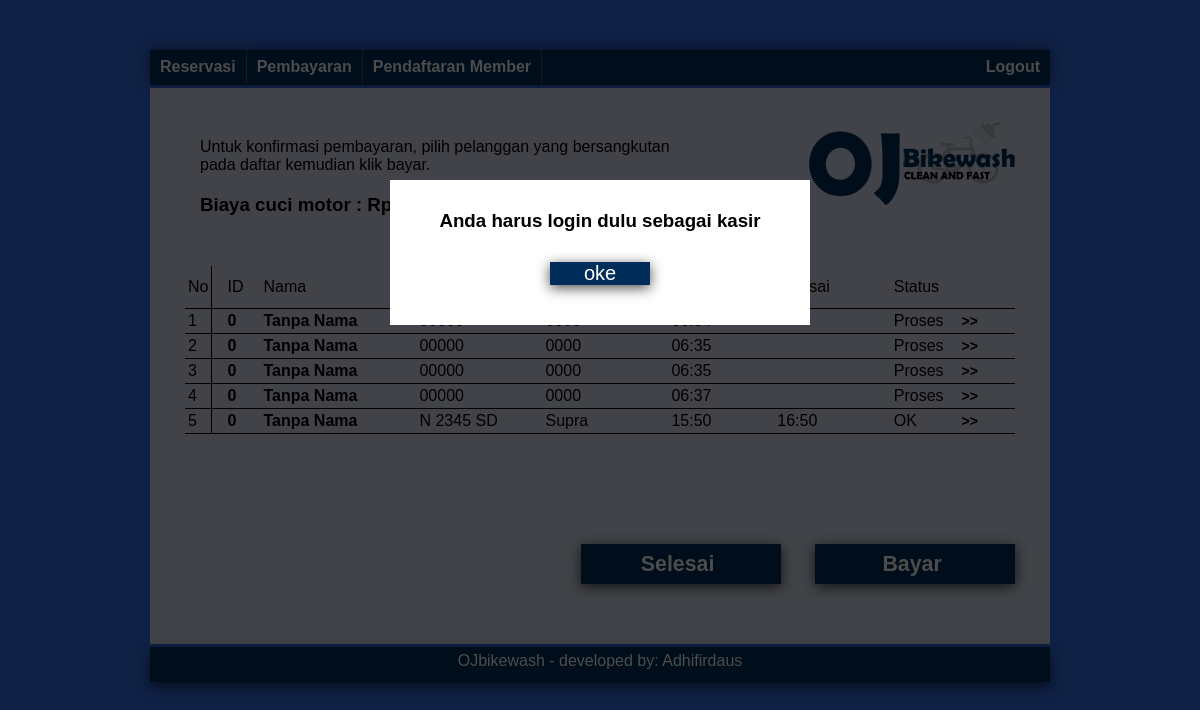
/Pembayaran.php, run on the app's committed database.
### tables this page shows
CREATE TABLE IF NOT EXISTS `daftar_cuci` (
  `id` int(11) NOT NULL AUTO_INCREMENT,
  `id_pelanggan` int(11) NOT NULL,
  `masuk` datetime NOT NULL,
  `lamaAntri` time DEFAULT NULL,
  `lamaCuci` time DEFAULT NULL,
  `estimasiSelesai` time DEFAULT NULL,
  `selesai` datetime DEFAULT NULL,
  `status` varchar(10) NOT NULL,
  `tnkb` varchar(10) NOT NULL,
  `tipe_kendaraan` varchar(20) NOT NULL,
  `hadiah` varchar(20) NOT NULL,
  `jenis_hadiah` varchar(20) NOT NULL,
  `diskon` int(20) DEFAULT NULL,
  `bayar` int(11) DEFAULT NULL,
  `kembalian` int(11) DEFAULT NULL,
  `kasir` varchar(30) DEFAULT NULL,
  PRIMARY KEY (`id`)
);

CREATE TABLE IF NOT EXISTS `pelanggan` (
  `id` int(11) NOT NULL AUTO_INCREMENT,
  `nama` varchar(11) NOT NULL,
  `alamat` varchar(11) NOT NULL,
  `no_telp` bigint(12) NOT NULL,
  `jumlah_kunjungan` int(11) NOT NULL,
  PRIMARY KEY (`id`),
  UNIQUE KEY `id` (`id`)
);

### Pembayaran.php (the view, shortened to what this page needs)
<!doctype html>
<?php
function login(){
	echo"
			<div id='popup' style='visibility:visible;'>
				<div class='window'>
				<h3>Anda harus login dulu sebagai kasir</h3>
				<a href='index.php' ><input type='submit' style='position:initial;float:none;' value='oke'></a>
				</div>
			</div>
			";
	};
if(isset($_SESSION['session_user'])){
	$user = $_SESSION['session_user'];
	$cekUser = mysql_fetch_array(mysql_query("SELECT id FROM datakasir WHERE nama = '$user'"));
	if($cekUser != NULL){
	}else if($_SESSION['session_user'] == "kasir"){
	}else{
	login();
	}
}else{
login();
}
?>
<html>
	<head>
		<link rel="stylesheet" href="pembayaran.css" type="text/css"/>
	</head>
	<body>
			<div id="menu">
				<a href="reservasi.php"><li>Reservasi</li></a>
				<a href="pembayaran.php"><li>Pembayaran</li></a>
				<a href="pendaftaran.php"><li>Pendaftaran Member</li></a>
				<a href="logout.php" id="logout" ><li>Logout</li></a>
			</div>
		<div id="halaman">
				<div id="logo">
				</div>
				<div id="notifikasi">
				<p>Untuk konfirmasi pembayaran, pilih pelanggan yang bersangkutan<br> pada daftar kemudian klik bayar.</p>
				<div id="biaya_cuci">
					<h3>Biaya cuci motor : Rp.6000,-</h3>
					</div>
				</div>
			<div id="daftar-cuci">
					<table cellpadding=5 cellspacing=0 width=830>
					<tr>
					<td width=20 style="border-right:1px solid black;">No</td>
					<td width=30 style="padding-left:15px;">ID</td>
					<td width=150>Nama</td>
					<td width=120>Nomor Kendaraan</td>
					<td width=120>Tipe Kendaraan</td>
					<td>Masuk</td>
					<td>Selesai</td>
					<td width=20>Status</td>
					<td ></td>
					</tr>
					<?php
					$daftar_cuci = mysql_query ("SELECT *
												FROM daftar_cuci
												JOIN pelanggan
												ON pelanggan.id = daftar_cuci.id_pelanggan
												ORDER BY masuk
												");
						$td_daftar = $daftar_cuci;
							if ($td_daftar !=0){
									$no = 1;
									while ($tabel = mysql_fetch_array($daftar_cuci) ){
									$status = $tabel['status'];
									if ( $status == 'Selesai') {
									$warna="#51B11B";} else {$warna = "";};;
									$jam_masuk = substr(($tabel['masuk']),10, -3);
									$jam_selesai = substr(($tabel['selesai']),10, -3);
									?>
								<form method="POST" name="daftarcucian">
									<tr class="daftar" style="background-color:<?php echo $warna; ?>;">
									<td style="border-right:1px solid black;"><?php echo $no; ?></td>
									<td style="font-weight:bold; padding-left:15px;"><?php echo $tabel['id_pelanggan'];?></td>
									<td style="font-weight:bold;"><?php echo $tabel['nama'];?></td>
									<td><?php echo $tabel['tnkb'];?></td>
									<td><?php echo $tabel['tipe_kendaraan'];?></td>
									<td><?php echo $jam_masuk;?></td>
									<td><?php echo $jam_selesai;?></td>
									<td><?php echo $tabel['status'];?></td>
									<td style="padding-left:15px;">
									<label for='<?php echo $no;?>'>>></label>
									</td>
								<?php
								$no++;};
							} else {
							echo "";
							};
							?>
						</tr>
					</table>
			</div>
			<div id="form">
					<div id="tombol-simpan">
						<input type="submit" name="btn_selesai" value="Selesai " />
						<input type="submit" name="btn_bayar" value="Bayar " />
					</div>
			</div>
		</div>
		<div id="footer">
		OJbikewash - developed by: Adhifirdaus
		</div>
	</body>
<html>

### pembayaran.css (style rules this page uses)
* { margin:0; padding:0; font-family:calibri, ‚segoe ui‛, arial, tahoma, sans-serif; }
body { background-color:#326EE9; }
#menu { width:900px; height:35px; margin: 50px auto; margin-bottom:3px; background-color:#002D59; list-style:none; box-shadow: 0px -1px 13px rgba(0,0,0,0.5); }
#menu li { float:left; padding:8px 10px; border-right:1px solid #555555; color:white; font-weight:bold; }
#logout { float:right; border-right:none; }
#logout li { border:none; }
#halaman { width : 900px; margin: 0 auto; overflow:hidden; background-color:#DAE0F1; }
#logo { float:right; height:91px; width:214px; margin:30px; background:url("images/ojbikewash.png"); }
#notifikasi { margin:50px; float:left; }
#form { width : 900px; overflow:hidden; }
#biaya_cuci { margin-top:20px; float:left; }
#tombol-simpan { margin-right:35px; margin-top:60px; margin-bottom:60px; float:right; }
#tombol-simpan input[type=submit] { margin-left:30px; padding:2px 15px; background:#002D59; border:none; cursor:pointer; color:white; width:200px; height:40px; font-size:16pt; font-weight:bold; box-shadow: 0px 3px 13px rgba(0,0,0,0.7); }
#popup { width: 100%; height: 100%; position: fixed; background: rgba(0,0,0,.7); top: 0; left: 0; z-index: 9999; visibility: hidden; }
.window { width: 400px; background: #fff; position: relative; padding: 10px; text-align: center; margin: 15% auto; overflow:hidden; }
.window h3 { margin: 5% 0 0 0; }
.window input[type=submit] { cursor:pointer;position:relative;left:80px;float:left;border:none; color:white; background:#002D59;margin:30px 10px 30px 10px; width:100px; font-size:20px;box-shadow: 0px 3px 13px rgba(0,0,0,0.7); }
#daftar-cuci { margin:35px; float:left: }
#daftar-cuci table { margin-bottom:50px; }
#daftar-cuci label { font-weight: bold; font-size: 14px; display: block; }
#daftar-cuci td { padding:3px;border-bottom:1px solid black; }
#footer { color:white; text-align:center; padding-top:5px; width:900px; height:30px; margin: 3px auto; background-color:#002D59; box-shadow: 0px 5px 13px rgba(0,0,0,0.6); }

### data on the page
daftar_cuci: id_pelanggan "0", id_pelanggan.nama "Tanpa Nama", status "Proses"
daftar_cuci: id_pelanggan "0", id_pelanggan.nama "Tanpa Nama", tnkb "00000", tipe_kendaraan "0000", masuk "06:35", status "Proses"
daftar_cuci: id_pelanggan "0", id_pelanggan.nama "Tanpa Nama", tnkb "00000", tipe_kendaraan "0000", masuk "06:35", status "Proses"
daftar_cuci: id_pelanggan "0", id_pelanggan.nama "Tanpa Nama", tnkb "00000", tipe_kendaraan "0000", masuk "06:37", status "Proses"
daftar_cuci: id_pelanggan "0", id_pelanggan.nama "Tanpa Nama", tnkb "N 2345 SD", tipe_kendaraan "Supra", masuk "15:50", selesai "16:50", status "OK"
